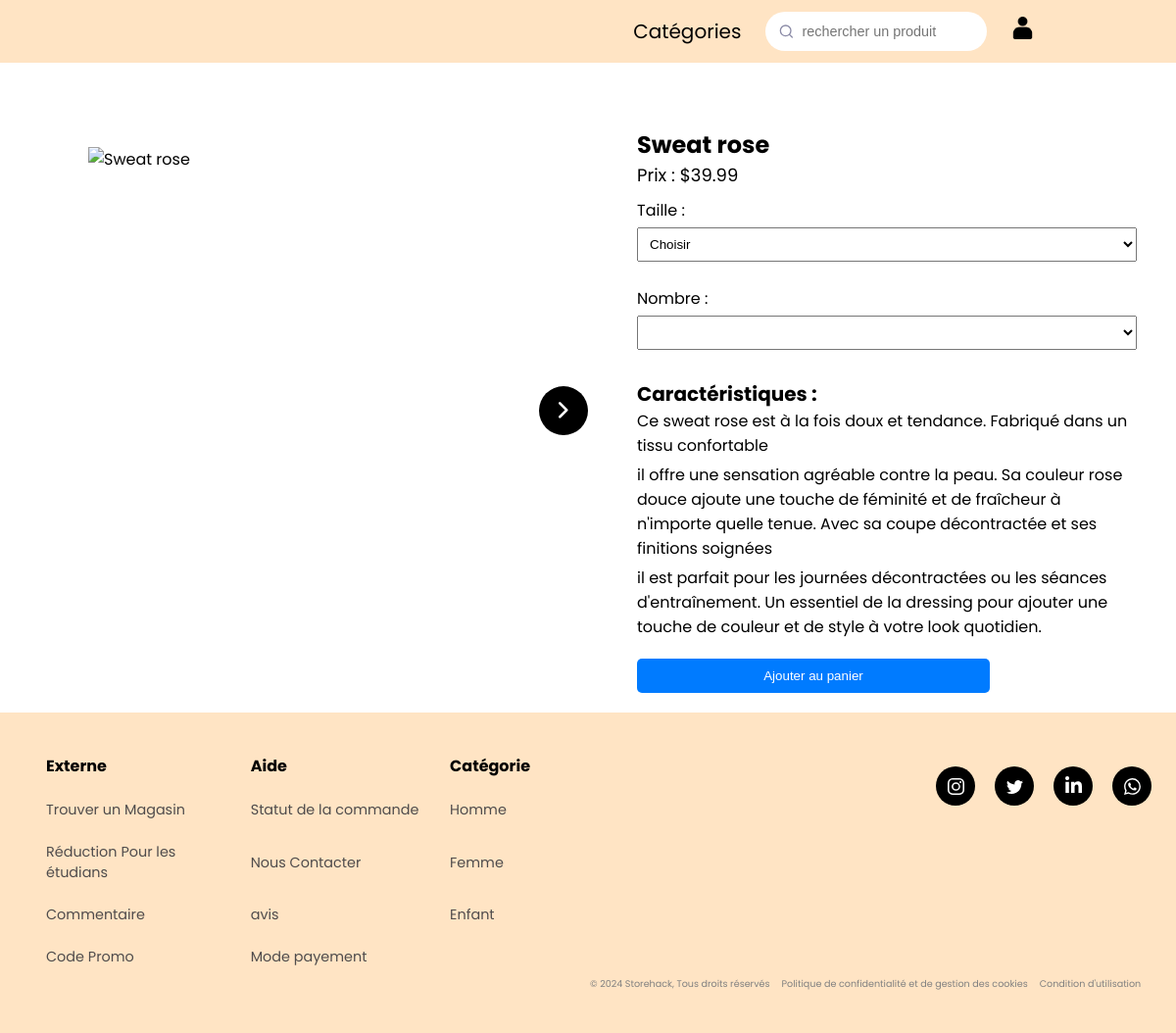
The page /description.php?id=5 on the database its author committed.
### tables this page shows
CREATE TABLE Produit (
    ID_produit INT AUTO_INCREMENT PRIMARY KEY,
    Nom VARCHAR(255),
    Description TEXT,
    Prix DECIMAL(10, 2),
    Promotion VARCHAR(3),
    Sexe VARCHAR(255),
    
    nb_image INT,
    Mail VARCHAR(50),
    FOREIGN KEY (Mail) REFERENCES Utilisateur(Mail)
);

### description.php (the view, shortened to what this page needs)
<!DOCTYPE html>
<html lang="en">
<head>
    <link rel="stylesheet" href="css/description.css">
    <link rel="stylesheet" href="css/nav-bar.css">
    <link rel="stylesheet" href="css/carroussel.css">
</head>
<body>
<?php
include "includes/header.php"
?>
<?php
include('php/login.php');
if(isset($_GET['id'])) {
    $id_produit = $_GET['id'];
    $query = "SELECT * FROM Produit WHERE ID_produit = :id_produit";
    $stmt = $pdo->prepare($query);
    $stmt->bindParam(':id_produit', $id_produit, PDO::PARAM_INT);
    $stmt->execute();
    $produit = $stmt->fetch(PDO::FETCH_ASSOC);
    if($produit) {
        $nom_produit = $produit['Nom'];
        $prix_produit = $produit['Prix'];
        $caracteristiques = explode(',', $produit['Description']);
        $imagePath = "image/image/" . $id_produit . "/0.jpg";
    } else {
        header('Location: erreur.php');
        exit();
    }
} else {
    header('Location: erreur.php');
    exit();
}
?>
<main class="product-main">
    <div class="product-image carroussel" >
        <img id="add_img" src="<?php echo $imagePath; ?>" alt="<?php echo $nom_produit; ?>">
        <button id="ap-carroussel" class="boutton-defilement material-symbols-rounded">chevron_right</button>
    </div>
    <div class="product-details">
        <h1><?php echo $nom_produit; ?></h1>
        <p>Prix : $<?php echo $prix_produit; ?></p>
        <form action="#" method="post" id="monFormulaire">
        <label for="size">Taille :</label>
        <select id="monSelect" name="taille" >
            <option value="0" selected>Choisir</option>
        </select>
        </form>
        <form action="#" method="post">
        <label for="size">Nombre :</label>
        <select id="quantite" name="quantite">
        </select>
        <h2>Caractéristiques :</h2>
        <ul>
            <?php foreach($caracteristiques as $caracteristique) : ?>
                <li><?php echo $caracteristique; ?></li>
            <?php endforeach; ?>
        </ul>
            <button type="submit" name="ajouterproduit" value="<?php echo $_GET['id']; ?>">Ajouter au panier</button>
        </form>
    </div>
</main>
<?php
include "includes/footer.php"
?>
</body>
</html>

### css/description.css (style rules this page uses)
.product-main { display: flex; }
.product-image { flex: 1; }
.product-image img { max-width: 35vw; max-height: 73vh; position: relative; margin: 20px; }
.product-details { flex: 1; padding: 0 20px; }
.product-details h1 { font-size: 24px; margin-top: 0; }
.product-details p { font-size: 18px; }
.product-details label { display: block; margin-top: 10px; }
.product-details select { width: 100%; padding: 8px; margin-top: 5px; margin-bottom: 15px; }
.product-details h2 { font-size: 20px; margin-top: 15px; }
.product-details ul { list-style-type: none; padding: 0; }
.product-details li { margin-bottom: 5px; }
.product-details button { display: block; width: 30vw; padding: 10px; background-color: #007bff; color: #fff; border: none; border-radius: 5px; cursor: pointer; margin-top: 20px; }
main { max-width: 100%; margin-top: 50px; padding: 20px; }

### css/nav-bar.css (style rules this page uses)
* { margin: 0; padding: 0; text-decoration: none; list-style: none; }
html { scrollbar-width: none; overflow-x: hidden; }
body { font-family: 'Poppins', sans-serif; }

### css/carroussel.css (style rules this page uses)
.carroussel { position: relative; margin-left: 50px; margin-right: 50px; }
.carroussel .boutton-defilement { position: absolute; height: 50px; width: 50px; top: 50%; color: #fff; border: none; outline: none; background: #000; font-size: 2.2rem; cursor: pointer; border-radius: 50%; transform: translateY(-50%); }
.carroussel .boutton-defilement#ap-carroussel { right: -20px; }

### rows shown on the page
produit: Nom "Sweat rose", Prix "39.99", Description "Ce sweat rose est à la fois doux et tendance. Fabriqué dans un tissu confortable", Description "il offre une sensation agréable contre la peau. Sa couleur rose douce ajoute une touche de féminité et de fraîcheur à n'importe quelle tenue. Avec sa coupe décontractée et ses finitions soignées", Description "il est parfait pour les journées décontractées ou les séances d'entraînement. Un essentiel de la dressing pour ajouter une touche de couleur et de style à votre look quotidien."
